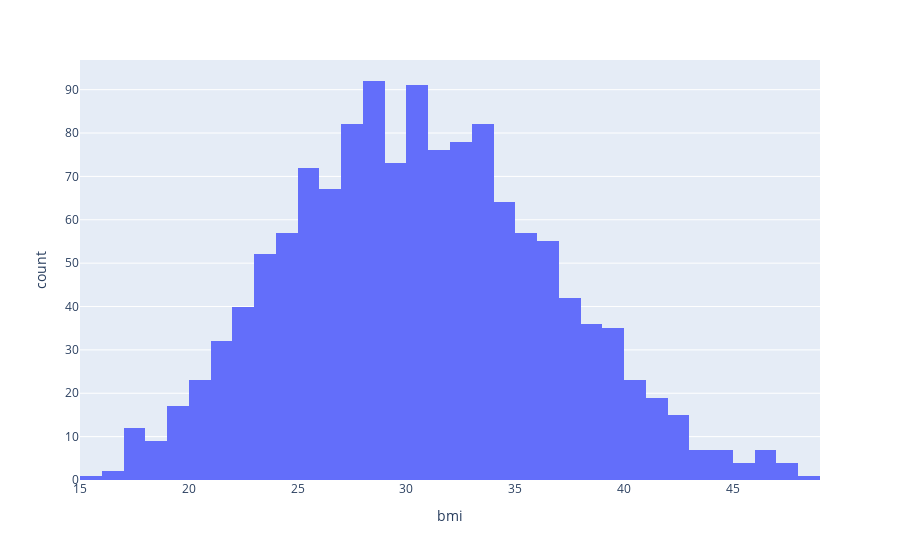

The notebook cell this image was saved under:
### Markdown cell above
__Visualize values from the resulting column to validate analysis above__

### Code cell
import plotly.express as px
fig = px.histogram(new_df_numerical_continuous, x="bmi")
fig.show()

### Figure 1 — Plotly figure (JSON) as saved in the notebook; plotly's stock layout.template omitted (floating-point values rounded to 4 significant figures; data arrays with more than 128 entries replaced by an {"elided": "..."} marker saying what was removed)
{"data": [{"alignmentgroup": "True", "bingroup": "x", "hovertemplate": "bmi=%{x}<br>count=%{y}<extra></extra>", "legendgroup": "", "marker": {"color": "#636efa"}, "name": "", "offsetgroup": "", "orientation": "v", "showlegend": false, "type": "histogram", "x": {"elided": "1334 float values"}, "xaxis": "x", "yaxis": "y"}], "layout": {"barmode": "relative", "legend": {"tracegroupgap": 0}, "margin": {"t": 60}, "xaxis": {"anchor": "y", "domain": [0, 1], "title": {"text": "bmi"}}, "yaxis": {"anchor": "x", "domain": [0, 1], "title": {"text": "count"}}}}
